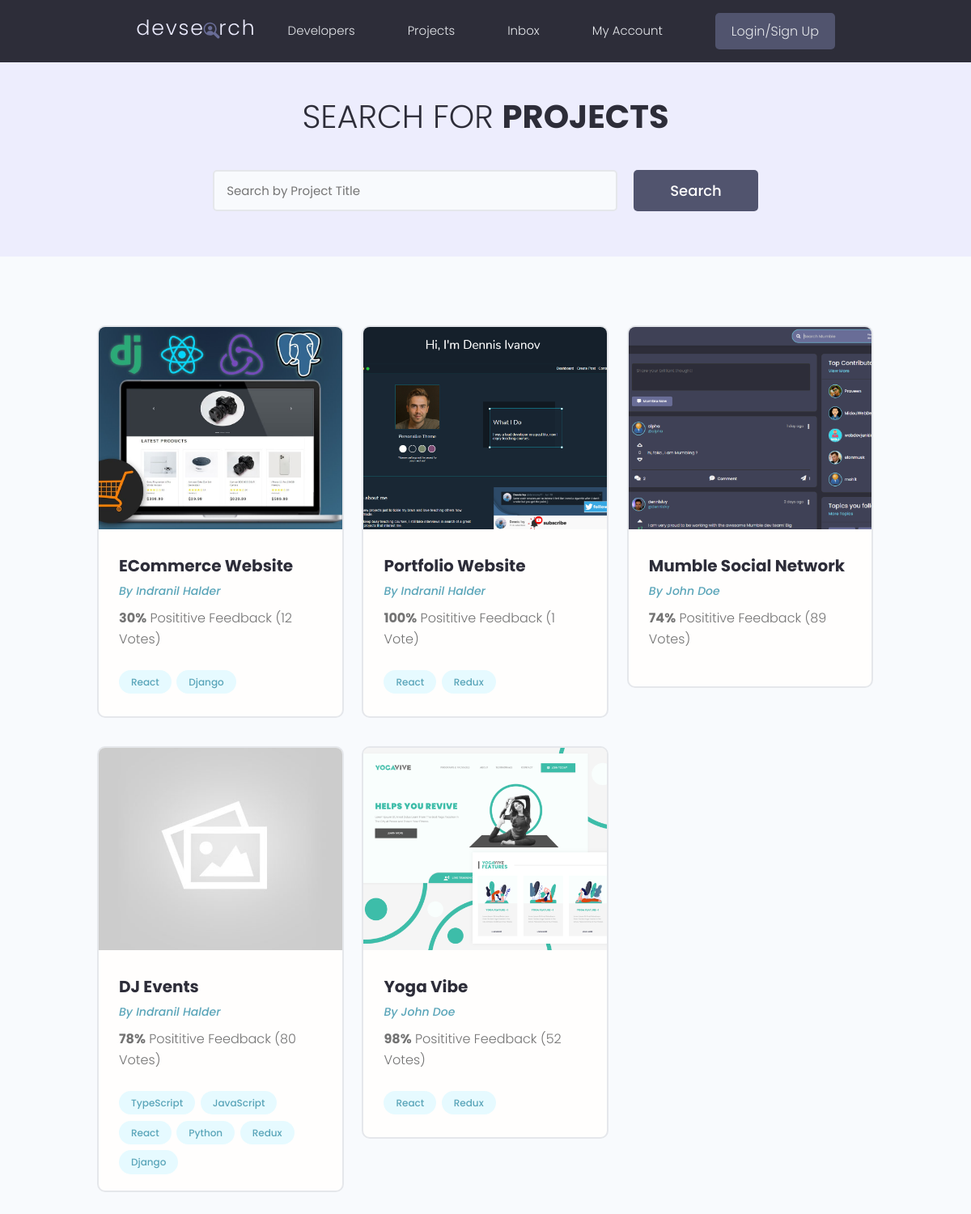
/projects/, run on the app's committed database.
### projects/models.py (models this page shows, shortened)
class Project(models.Model):
    owner = models.ForeignKey(
        Profile, null=True, blank=True, on_delete=models.SET_NULL)
    title = models.CharField(max_length=200)
    description = models.TextField(null=True, blank=True)
    featured_image = models.ImageField(
        null=True, blank=True, default='default.jpg')
    demo_link = models.CharField(max_length=2000, null=True, blank=True)
    source_link = models.CharField(max_length=2000, null=True, blank=True)
    tags = models.ManyToManyField('Tag', blank=True)
    vote_total = models.IntegerField(default=0, null=True, blank=True)
    vote_ratio = models.IntegerField(default=0, null=True, blank=True)
    created = models.DateTimeField(auto_now_add=True)
    id = models.UUIDField(default=uuid.uuid4, unique=True,
                          primary_key=True, editable=False)

class Tag(models.Model):
    name = models.CharField(max_length=200)
    created = models.DateTimeField(auto_now_add=True)
    id = models.UUIDField(default=uuid.uuid4, unique=True,
                          primary_key=True, editable=False)
    def __str__(self):
        return self.name

### users/models.py (models this page shows, shortened)
class Profile(models.Model):
    user = models.OneToOneField(
        User, on_delete=models.CASCADE, null=True, blank=True)
    name = models.CharField(max_length=200, blank=True, null=True)
    email = models.EmailField(max_length=500, blank=True, null=True)
    username = models.CharField(max_length=200, blank=True, null=True)
    location = models.CharField(max_length=200, blank=True, null=True)
    short_intro = models.CharField(max_length=200, blank=True, null=True)
    bio = models.TextField(blank=True, null=True)
    profile_image = models.ImageField(
        null=True, blank=True, upload_to='profiles/', default='profiles/user-default.png')
    social_github = models.CharField(max_length=200, blank=True, null=True)
    social_twitter = models.CharField(max_length=200, blank=True, null=True)
    social_linkedin = models.CharField(max_length=200, blank=True, null=True)
    social_youtube = models.CharField(max_length=200, blank=True, null=True)
    social_website = models.CharField(max_length=200, blank=True, null=True)
    created = models.DateTimeField(auto_now_add=True)
    id = models.UUIDField(default=uuid.uuid4, unique=True,
                          primary_key=True, editable=False)

### projects/views.py (the view)
# urls.py: path('projects/', include('projects.urls')),
def projects(request):
    projects = Project.objects.all()
    context = {'projects': projects}
    return render(request, 'projects/projects.html', context)

### projects/templates/projects/projects.html (shortened to what this page needs)
{% extends 'main.html' %}
{% block content %}
  <main class="projects">
    <section class="hero-section text-center">
      <div class="container container--narrow">
        <div class="hero-section__box">
          <h2>Search for <span>Projects</span></h2>
        </div>
        <div class="hero-section__search">
          <form class="form" action="#" method="get">
            <div class="form__field">
              <input class="input input--text" id="formInput#search" type="text" name="text"
                placeholder="Search by Project Title" />
            </div>
            <input class="btn btn--sub btn--lg" type="submit" value="Search" />
          </form>
        </div>
      </div>
    </section>
    <section class="projectsList">
      <div class="container">
        <div class="grid grid--three">
          {% for project in projects %}
          <div class="column">
            <div class="card project">
              <a href="{% url 'project' project.id %}" class="project">
                <img class="project__thumbnail" src="{{ project.featured_image.url }}" alt="project thumbnail" />
                <div class="card__body">
                  <h3 class="project__title">{{ project.title }}</h3>
                  <p><a class="project__author" href="{% url 'user-profile' project.owner.id %}">By {{ project.owner.name }}</a></p>
                  <p class="project--rating">
                    <span style="font-weight: bold;">{{ project.vote_ratio }}%</span> Posititive
                    Feedback ({{ project.vote_total }} Vote{{project.vote_total|pluralize:"s"}})
                  </p>
                  <div class="project__tags">
                    {% for tag in project.tags.all %}
                    <span class="tag tag--pill tag--main">
                      <small>{{ tag }}</small>
                    </span>
                    {% endfor %}
                  </div>
                </div>
              </a>
            </div>
          </div>
          {% endfor %}
        </div>
      </div>
    </section>
  </main>
{% endblock content %}

### static/styles/app.css (style rules this page uses)
:root { --color-sub: #2d2d39; }
.btn--sub { background-color: var(--color-sub-light); }
.card { border: 2px solid var(--color-light); }
img { width: 100%; }
.hero-section { height: 40vh; display: flex; align-items: center; background-color: var(--color-sub); }
.hero-section__box { margin-bottom: 4rem; }
.hero-section__box > h2, .hero-section__box > h2 > span { font-size: 4rem; color: var(--color-light); line-height: 1.3; text-transform: uppercase; }
.hero-section__box > h2 { font-weight: 300; }
.hero-section__box > h2 > span { font-weight: 700; }
.hero-section__search > .form { display: flex; align-items: center; justify-content: center; gap: 2rem; }
.hero-section__search > .form input.input--text { width: 50rem; }
.project__author { font-size: 1.4rem; font-style: italic; }
.project--rating { margin-bottom: 1.6em; margin-top: 0.5em; }
.projects > .hero-section { background: var(--color-sub-lighter); height: 30vh; }
.projects .hero-section__box { margin-bottom: 2.5rem; }
.projects .hero-section__box > h2 { color: var(--color-sub); }
.projects .hero-section__box > h2 > span { font-weight: 700; color: var(--color-sub); }
.projectsList { margin-top: 8rem; }
.project__thumbnail { height: 25rem; object-fit: cover; object-position: top center; }
.project__title { font-size: 2rem; font-weight: 700; color: var(--color-sub); }

### static/uikit/styles/modules/_variables.css (style rules this page uses)
:root { --color-main: #5aa5b9; --color-main-light: #e6faff; --color-sub: #3f4156; --color-sub-light: #51546e; --color-sub-lighter: #ededfd; --color-text: #737373; --color-gray: #8b8b8b; --color-light: #e5e7eb; --color-light-gray: #767676; --color-bg: #f8fafd; --color-white: #fffefd; --color-white-light: #f3f3f3; --color-success: #359e64; --color-success-bg: #def8e8; --color-error: #fc4b0b; --color-error-bg: #fff2ee; --font-base: 'Poppins', arial, helvetica, 'Segoe UI', roboto, ubuntu, sans-serif; --font-monospace: 'Fira Code', 'Courier New', courier, monospace; --font-regular: 300; --font-medium: 500; --font-bold: 700; --generic-shadow: 1px 1px 5px #00000010; --generic-transition: all 0.3s ease-in-out; }

### static/uikit/styles/modules/_base.css (style rules this page uses)
* { margin: 0; padding: 0; box-sizing: border-box; text-rendering: optimizeLegibility; color: inherit; font-size: inherit; }
html { font-size: 50%; }
@media only screen and (min-width: 480px) { html { font-size: 56.25%; } }
@media only screen and (min-width: 1200px) { html { font-size: 62.5%; } }
body { line-height: 1.6; font-weight: 400; font-size: 1.5rem; color: var(--color-text); background-color: var(--color-bg); min-height: 100vh; }

### static/uikit/styles/modules/_typography.css (style rules this page uses)
* { font-family: var(--font-base); }
h2 { font-size: 3.6rem; font-weight: var(--font-bold); }
h3 { font-size: 3.2rem; font-weight: var(--font-medium); }
p, span, strong { font-size: 1.6rem; color: var(--color-text); font-weight: var(--font-regular); }
a { padding-bottom: 2px; text-decoration: none; display: inline-block; color: var(--color-main); font-weight: var(--font-medium); }

### static/uikit/styles/modules/_utilities.css (style rules this page uses)
.container { width: 92%; max-width: 165rem; margin: 0 auto; box-sizing: border-box; }
.container--narrow { width: 92%; max-width: 120rem; }
@media screen and (min-width: 1000px) { .container { width: 90%; } }
@media screen and (min-width: 1000px) { .container--narrow { width: 85%; } }
@media screen and (min-width: 1200px) { .container { width: 80%; } }
@media screen and (min-width: 1200px) { .container--narrow { width: 72%; } }
.text-center { text-align: center; }

### static/uikit/styles/modules/_button.css (style rules this page uses)
.btn { display: inline-block; position: relative; cursor: pointer; background-color: var(--color-light); font-weight: var(--font-medium); color: var(--color-sub); text-decoration: none; padding: 1rem 2rem; border-radius: 0.5rem; border: none; width: -webkit-fit-content; width: -moz-fit-content; width: fit-content; height: -webkit-fit-content; height: -moz-fit-content; height: fit-content; font-size: 1.6rem; outline-width: 0; outline-color: transparent; -webkit-backface-visibility: hidden; backface-visibility: hidden; transition: all 0.3s ease-in-out; }
.btn--sub { background-color: var(--color-sub); color: var(--color-white); }
.btn--lg { font-size: 1.8rem; padding: 1.2rem 4.5rem; }

### static/uikit/styles/modules/_card.css (style rules this page uses)
.card { border-radius: 1rem; background-color: var(--color-white); border: 1.5px solid var(--color-light); width: auto; height: auto; margin-top: 0.5rem; margin-bottom: 0.5rem; overflow: hidden; }
.card__body, .card__header { padding: 2rem 2.5rem; }

### data on the page
Project: featured_image (picture), title "ECommerce Website", owner.name "Indranil Halder", vote_ratio "30", vote_total "12"
Tag: name "React"
Tag: name "Django"
Project: featured_image (picture), title "Portfolio Website", owner.name "Indranil Halder", vote_ratio "100", vote_total "1"
Tag: name "Redux"
Project: featured_image (picture), title "Mumble Social Network", owner.name "John Doe", vote_ratio "74", vote_total "89"
Project: featured_image (placeholder picture), title "DJ Events", owner.name "Indranil Halder", vote_ratio "78", vote_total "80"
Tag: name "TypeScript"
Tag: name "JavaScript"
Tag: name "Python"
Project: featured_image (picture), title "Yoga Vibe", owner.name "John Doe", vote_ratio "98", vote_total "52"
